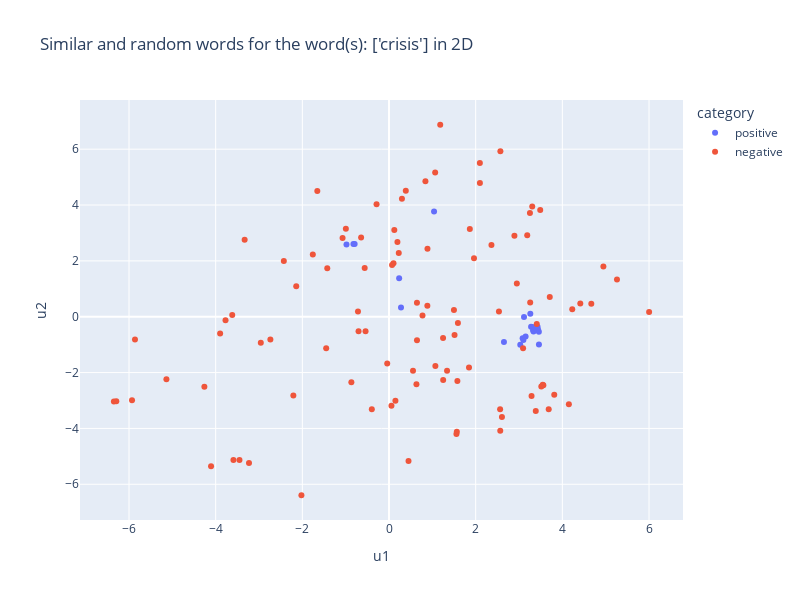

The cell this chart's notebook holds for it:
### Markdown cell above
Now, we combine these techniques and plot two dimensional representations for similar and random words. In the example below, we look for the $20$ most similar words of the word "crisis". We generate two dimensional representations for the corresponding word vectors by transforming the original $300$ dimensional vectors with the umap dimensionality reduction model. The same thing is done for $100$ randomly selected words. The resulting vectors can be viszalized in the scatter plot below.

### Code cell
import plotly.express as px

def plot_similar_words_2d(word, n_words, word_vectors, reducer, rnd_state = 42):
    most_sim_words = word_vectors.most_similar(word, topn = n_words)
    positive_words = word + [element[0] for element in most_sim_words]
    positive_words_2d = reducer.transform(word_vectors[positive_words])
    positive_words_2d_df = pd.DataFrame(positive_words_2d, index = positive_words, columns = ["u1", "u2"])
    positive_words_2d_df.loc[:, "category"] = "positive"

    positive_indices = [word_vectors.key_to_index[positive_word] for positive_word in positive_words]
    negative_indices = [i for i in range(len(word_vectors)) if not(i in positive_indices)]
    np.random.seed(rnd_state)
    negative_words_indices = np.random.choice(negative_indices, 5 * n_words, replace = False).tolist()
    negative_words = [word_vectors.index_to_key[negative_words_index] for negative_words_index in negative_words_indices]
    negative_words_2d = reducer.transform(word_vectors[negative_words_indices])
    negative_words_2d_df = pd.DataFrame(negative_words_2d, index = negative_words, columns = ["u1", "u2"])
    negative_words_2d_df.loc[:, "category"] = "negative"

    words_2d = pd.concat((positive_words_2d_df, negative_words_2d_df))

    fig = px.scatter(words_2d, x = "u1", y = "u2", color = "category", hover_name = words_2d.index, width = 800, height = 600, title = f"Similar and random words for the word(s): {word} in 2D")
    return fig

fig = plot_similar_words_2d(["crisis"], 20, google_word_vectors, dim_reducer)
fig.show()

### Figure 1 — Plotly figure (JSON) as saved in the notebook; plotly's stock layout.template omitted (floating-point values rounded to 4 significant figures)
{"data": [{"hovertemplate": "<b>%{hovertext}</b><br><br>category=positive<br>u1=%{x}<br>u2=%{y}<extra></extra>", "hovertext": ["crisis", "crises", "turmoil", "meltdown", "credit_crunch", "crisis.The", "recession", "downturn", "subprime_mortgage_crisis", "economic_downturn", "liquidity_crunch", "crisi", "upheaval", "turmoil_engulfing", "crunch", "calamity", "contagion", "malaise_gripping", "upheavals", "subprime_mortgage_meltdown", "recesssion"], "legendgroup": "positive", "marker": {"color": "#636efa", "symbol": "circle"}, "mode": "markers", "name": "positive", "orientation": "v", "showlegend": true, "type": "scatter", "x": [3.084, 0.2339, 3.326, 3.439, 3.428, 3.029, 3.458, 3.279, 3.116, 3.311, 3.46, 1.039, -0.8211, 2.653, -0.7927, 0.2767, 3.152, 3.101, -0.9815, 3.261, 3.335], "xaxis": "x", "y": [-0.7715, 1.38, -0.4803, -0.4615, -0.3628, -1.007, -0.5334, -0.3543, -0.0124, -0.3638, -0.9959, 3.772, 2.606, -0.9084, 2.606, 0.3334, -0.7046, -0.837, 2.591, 0.1042, -0.5309], "yaxis": "y"}, {"hovertemplate": "<b>%{hovertext}</b><br><br>category=negative<br>u1=%{x}<br>u2=%{y}<extra></extra>", "hovertext": ["Orji_Kalu", "By_SHELLY_JANKE", "#,##,###.##_crore", "postfight", "Empics", "faux_paus", "adductor_groin", "atmospheric_oceanic", "www.jccc.edu", "Chairman_Jhala_Nath", "Pakistanis_Bangladeshis", "Bravest", "Minister_Raghuraj_Pratap", "Frustration_Grows", "aahed", "Banilad_Cebu_City", "dictator_Muammar_Qaddafi", "J._Ezra_Merkin", "lowlying_areas", "Yong_Pyong", "FiberGel", "spokesman_Reach_Sambath", "Tommy_D'_Alesandro", "Golub", "Cadillac_Coupe_DeVille", "Wunsche", "Ranjit_Kamble", "Deserves_Better", "Park_Kultury_metro", "Stephen_Spender", "ROLL_OUT_THE", "Yubileynaya_mine", "Bare_root", "Viral_Campaign", "Felting", "dnf", "adverbial", "Rob_Morosi", "Minister_Rhona_Brankin", "Inc._NYSE_PFE", "Kraft_Foods_Ray_Stubblebine", "Franzén", "Fung", "Joseph_Altuzarra_Prabal_Gurung", "FOR_BUILDING", "Dobroth", "clerestories", "Sabra_Shatila", "Erhai_Lake", "WiFi_###.##b", "Alisha_Filmore", "Yamao", "FROM_PRISON", "acquits_herself", "Bluetooth_GPRS", "Parkside_Gardens", "Outreach_Colorado_www.EnergyOutreach.org", "Adam_Vinatieri_kicked", "Don_Vito_Margera", "DE_Aaron_Schobel", "Ao_Chalong_Yacht_Club", "CARY_NC_EON_Enhanced", "mortuary_attendants", "Hikkaduwa", "Currently_INV", "Arvind_Pandya", "NVISION", "Yugoslavian", "Anthony_Congi", "Industrialinfo.com_Industrial_Information", "ClearBlack_display", "Moulders", "Bukit_Payong", "record_holder_Khanafeyeva", "Clontarf_Garda_Station", "Seibert_Pappas", "Dipo_Dina", "Mocrocks_beaches", "WR_Ernest_Wilford", "Daniela_Petrova", "mayne", "Upper_Bann", "ID_nN######", "Rabiu_Ibrahim", "HALFORD", "Sofia_Moutsou", "AVAYA", "investor_Sharon_Lissauer", "PLA_polylactic_acid", "Daddy_Yankee_Orishas", "Doros", "Gen._Raoul_Cedras", "Jancis_Robinson_MW", "Sandra_Westlund_Deenihan", "Bishop_Miege_HS", "LOWLAND_FLOODING", "mortgagebacked_securities", "Seth_Loman", "Tirumalasetti", "Airbus_A###/A###_aircraft"], "legendgroup": "negative", "marker": {"color": "#EF553B", "symbol": "circle"}, "mode": "markers", "name": "negative", "orientation": "v", "showlegend": true, "type": "scatter", "x": [1.556, 1.59, 3.094, -2.021, 1.247, -1.758, -1.654, 0.8876, 4.947, 3.514, 1.339, -0.5416, 3.562, 0.1036, -0.996, -0.8687, 1.578, 3.258, 3.547, -2.207, 0.3873, 0.5537, -1.45, -3.618, 2.098, -3.773, 3.685, 0.07017, 1.07, -1.424, -4.107, 1.512, -0.2875, 0.225, -0.5613, 2.57, -1.072, -0.7031, 0.1479, 2.95, 0.8848, -2.959, 2.567, 0.1942, -3.59, -3.897, 0.1223, 1.846, 2.606, 3.252, -5.137, 1.182, -3.451, -2.427, 3.489, -0.3968, 5.261, -5.93, -2.141, -6.348, 2.096, 4.414, 3.289, 3.813, 2.894, 3.387, 2.364, 0.6331, 6.002, 1.498, 3.305, 1.865, 2.564, 0.7727, -0.04136, 0.8402, 1.565, -0.716, -6.293, 4.668, -0.644, 0.05652, 3.41, 0.4503, -3.331, 0.6457, 3.19, 4.229, 0.2984, 0.6451, -2.737, 1.25, 1.065, 3.71, -4.26, -3.231, 2.537, -5.862, 4.15, 1.961], "xaxis": "x", "y": [-4.202, -0.2255, -1.129, -6.393, -0.758, 2.233, 4.506, 2.438, 1.796, -2.498, -1.934, -0.5173, -2.458, 1.919, 3.152, -2.346, -2.299, 0.5058, -2.435, -2.819, 4.514, -1.933, -1.127, 0.0639, 4.789, -0.128, -3.314, 1.855, -1.767, 1.74, -5.35, -0.6554, 4.025, 2.285, 1.746, 5.926, 2.819, -0.5169, -3.005, 1.191, 0.3959, -0.9316, -4.084, 2.672, -5.134, -0.6027, 3.109, -1.815, -3.591, 3.711, -2.238, 6.875, -5.133, 1.993, 3.818, -3.31, 1.331, -2.991, 1.092, -3.039, 5.502, 0.4722, -2.835, -2.798, 2.898, -3.378, 2.567, -2.421, 0.1653, 0.2387, 3.951, 3.141, -3.31, 0.04337, -1.675, 4.852, -4.116, 0.1848, -3.031, 0.4643, 2.837, -3.187, -0.2581, -5.165, 2.761, -0.838, 2.917, 0.2674, 4.221, 0.5005, -0.8163, -2.267, 5.167, 0.7055, -2.507, -5.234, 0.1855, -0.8191, -3.138, 2.097], "yaxis": "y"}], "layout": {"height": 600, "legend": {"title": {"text": "category"}, "tracegroupgap": 0}, "title": {"text": "Similar and random words for the word(s): ['crisis'] in 2D"}, "width": 800, "xaxis": {"anchor": "y", "domain": [0, 1], "title": {"text": "u1"}}, "yaxis": {"anchor": "x", "domain": [0, 1], "title": {"text": "u2"}}}}
